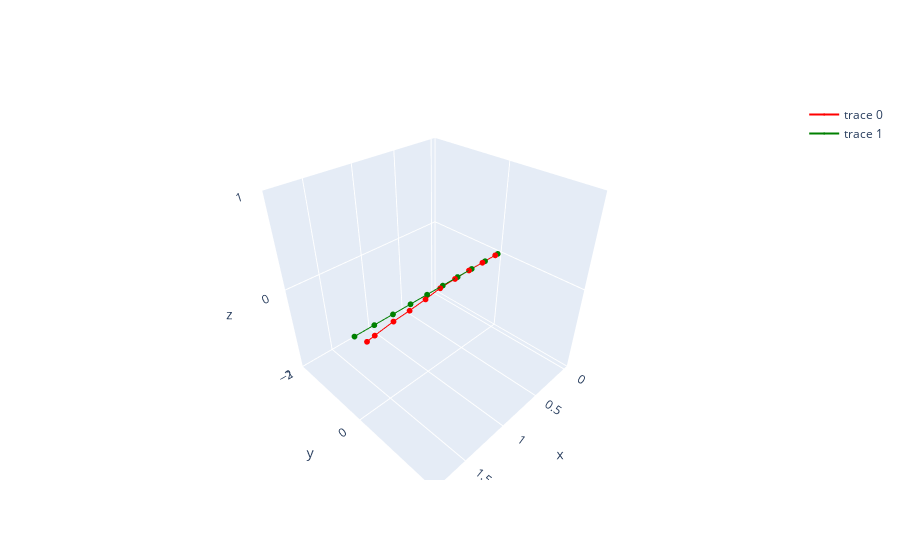

Source (notebook cell):
### Code cell
x_est = []
y_est = []
z_est = []

x_gt = []
y_gt = []
z_gt = []

gt_poses = data.get_trajectory_data()
for i in range(len(poses)):
    C = camera.get_camera_transform()
    pose_i = poses[i]
    pose_i = C @ pose_i
    t_est = pose_i[:3, 3]
    x_est.append(t_est[0]*0.20)
    y_est.append(t_est[1]*0.20)
    z_est.append(t_est[2]*0.20)

    x_gt.append(gt_poses[i][0])
    y_gt.append(gt_poses[i][1])
    z_gt.append(0)

print("num of estimated poses: ", len(x_est))
print("num of ground truth poses: ", len(x_gt))

fig = go.Figure()
fig.update_layout(scene = dict(
                    #xaxis = dict(nticks=4, range=[-2,5],),
                    yaxis = dict(nticks=4, range=[-2,2],),
                    zaxis = dict(nticks=4, range=[-1,1],),))

fig.add_trace(go.Scatter3d(x=x_est, y=y_est, z=z_est, mode='lines+markers', marker=dict(size=2, color='red')))
fig.add_trace(go.Scatter3d(x=x_gt, y=y_gt, z=z_gt, mode='lines+markers', marker=dict(size=2, color='green')))
fig.show()

### Figure 1 — Plotly figure (JSON) as saved in the notebook; plotly's stock layout.template omitted (floating-point values rounded to 4 significant figures)
{"data": [{"marker": {"color": "red", "size": 2}, "mode": "lines+markers", "type": "scatter3d", "x": [0.04, 0.24, 0.44, 0.6386, 0.8399, 1.03, 1.224, 1.416, 1.609, 1.705], "y": [0, -3.103e-05, -2.647e-05, 0.003166, 0.007885, 0.01674, 0.01833, 0.03605, 0.0005854, 0.04303], "z": [0, -3.192e-05, -9.956e-06, -0.003318, -0.00933, -0.03523, -0.05693, -0.06332, -0.1132, -0.1077]}, {"marker": {"color": "green", "size": 2}, "mode": "lines+markers", "type": "scatter3d", "x": [0, 0.2004, 0.4008, 0.6013, 0.8017, 1.002, 1.203, 1.403, 1.603, 1.803], "y": [0, 0, 0, 0, 0, 0, 0, 0, 0, 0], "z": [0, 0, 0, 0, 0, 0, 0, 0, 0, 0]}], "layout": {"scene": {"yaxis": {"nticks": 4, "range": [-2, 2]}, "zaxis": {"nticks": 4, "range": [-1, 1]}}}}
